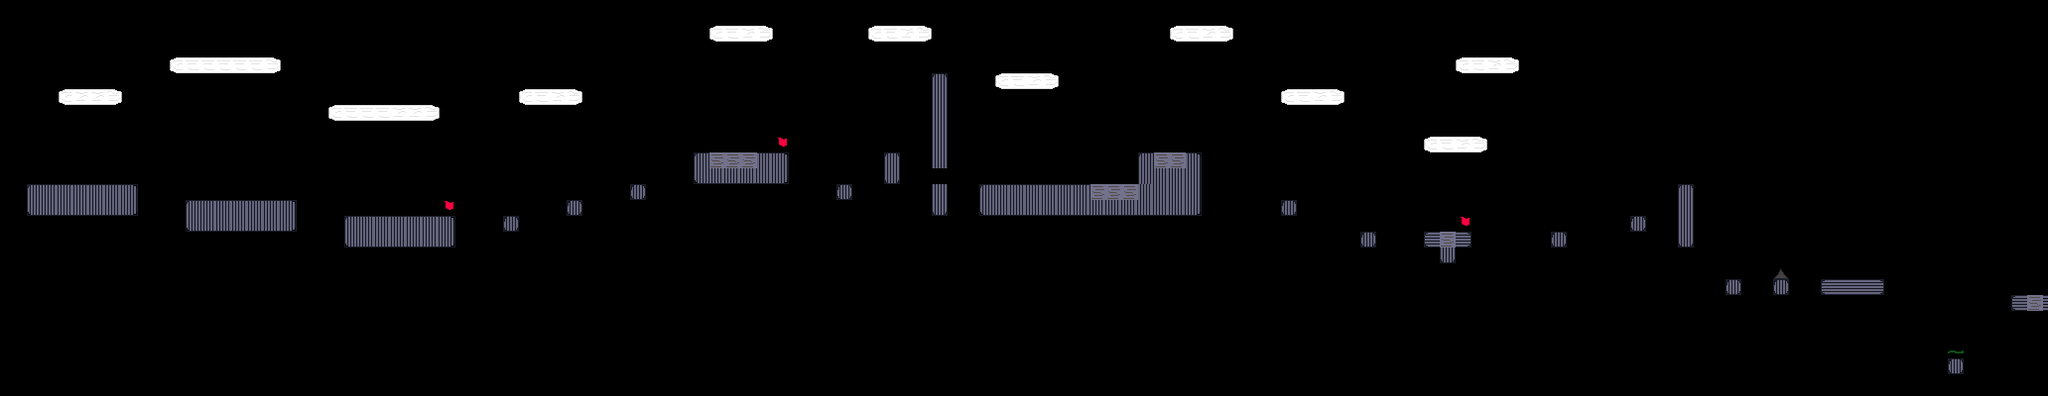

The image is a tile-based game level rendered from a .tmx file. Its description and source (layers, tilesets, objects; grid data summarised) follow:
An orthogonal 129x25 tile map with 16x16 px tiles, 1 tile layer (Level) and 45 objects (9x KillPlayer, 4x Checkpoint, Bouncy).

<map version="1.9" tiledversion="1.9.0" orientation="orthogonal" renderorder="right-down" width="129" height="25" tilewidth="16" tileheight="16" infinite="0" nextlayerid="6" nextobjectid="125">
 <tileset firstgid="1" source="Environment.tsx" />
 <layer id="1" name="Level" width="129" height="25" offsetx="11" offsety="-22">
  <data>[3225 cells, 182 non-empty, 24 distinct tile ids]</data>
 </layer>
 <objectgroup id="4" name="Collisions">
  <object id="70" x="27" y="186" width="112" height="32" />
  <object id="71" x="188" y="202" width="112" height="32" />
  <object id="72" x="347" y="218" width="112" height="32" />
  <object id="73" name="Checkpoint" x="447" y="203" width="10" height="15">
   <properties>
    <property name="CheckpointNumber" type="int" value="0" />
   </properties>
  </object>
  <object id="74" x="507" y="218" width="16" height="16" />
  <object id="75" x="571" y="202" width="16" height="16" />
  <object id="76" x="635" y="186" width="16" height="16" />
  <object id="77" x="699" y="154" width="16" height="32" />
  <object id="78" x="716" y="170" width="79" height="16" />
  <object id="79" x="763" y="154" width="32" height="16" />
  <object id="80" name="KillPlayer" x="715" y="154" width="48" height="16" />
  <object id="81" name="KillPlayer" x="-222" y="304" width="1150" height="15" />
  <object id="82" name="Checkpoint" x="783" y="139" width="11" height="15">
   <properties>
    <property name="CheckpointNumber" type="int" value="1" />
   </properties>
  </object>
  <object id="86" name="KillPlayer" x="833" y="368" width="1060" height="16" />
  <object id="87" x="843" y="186" width="16" height="16" />
  <object id="88" x="891" y="154" width="16" height="32" />
  <object id="89" x="939" y="74" width="16" height="96" />
  <object id="90" x="939" y="186" width="16" height="32" />
  <object id="91" x="987" y="186" width="112" height="32" />
  <object id="92" x="1099" y="202" width="112" height="16" />
  <object id="94" x="1147" y="154" width="16" height="16" />
  <object id="96" x="1195" y="154" width="16" height="16" />
  <object id="97" x="1147" y="170" width="64" height="32" />
  <object id="98" name="KillPlayer" x="1163" y="154" width="32" height="16" />
  <object id="99" name="KillPlayer" x="1099" y="186" width="48" height="16" />
  <object id="101" x="1291" y="202" width="16" height="16" />
  <object id="103" x="1371" y="234" width="16" height="16" />
  <object id="105" x="1435" y="234" width="16" height="16" />
  <object id="106" x="1467" y="234" width="16" height="16" />
  <object id="107" x="1451" y="250" width="16" height="16" />
  <object id="108" name="Checkpoint" x="1471" y="219" width="10" height="15">
   <properties>
    <property name="CheckpointNumber" type="int" value="2" />
   </properties>
  </object>
  <object id="110" name="KillPlayer" x="1451" y="234" width="16" height="16" />
  <object id="111" name="KillPlayer" x="1838" y="407" width="460" height="16" />
  <object id="112" x="1563" y="234" width="16" height="16" />
  <object id="113" x="1643" y="218" width="16" height="16" />
  <object id="114" x="1691" y="186" width="16" height="64" />
  <object id="115" x="1739" y="282" width="16" height="16" />
  <object id="116" x="1787" y="281" width="16" height="17" />
  <object id="117" x="1835" y="282" width="64" height="16" />
  <object id="118" x="2027" y="298" width="16" height="16" />
  <object id="120" name="KillPlayer" x="2043" y="298" width="16" height="16" />
  <object id="121" x="2059" y="298" width="16" height="16" />
  <object id="122" name="Checkpoint" x="2063" y="283" width="10" height="15">
   <properties>
    <property name="CheckpointNumber" type="int" value="3" />
   </properties>
  </object>
  <object id="123" name="Bouncy" x="1963" y="354" width="16" height="8">
   <properties>
    <property name="Strength" type="float" value="0.9" />
   </properties>
  </object>
  <object id="124" name="KillPlayer" x="1787" y="281">
   <polygon points="0,0 5,-4 8,-10 11,-5 15,0" />
  </object>
 </objectgroup>
</map>